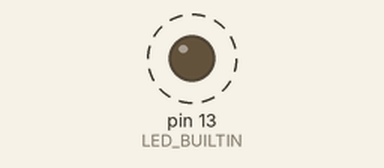
Simulated run of this sketch. Board: Arduino Uno, built with avr-gcc and run on an emulated ATmega328P. Shown: output pins drawn as LEDs (lit = HIGH). Dashed ring = blinking.

Above: at 0.15 s.
Timing chart, 0 to 3.0 s (numbered marks = the images above):
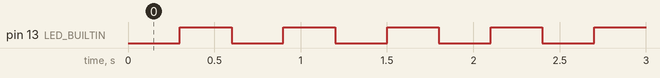

The sketch:

timer_test.ino
```cpp
unsigned long time_cache;
int amber_led_state;
void setup()
{

  pinMode(LED_BUILTIN, OUTPUT);
  time_cache = millis();
  amber_led_state = 0;
}
void loop()
{
  delay(50);
  if ((millis() - time_cache) > 250)
  {
    if (amber_led_state == 0)
    {
      digitalWrite(LED_BUILTIN, HIGH);
      amber_led_state = 1;
      time_cache = millis();
    }
    else
    {
      digitalWrite(LED_BUILTIN, LOW);
      amber_led_state = 0;
      time_cache = millis();
    };
  };
}
```

Measured:
- by itself, pin 13 (LED_BUILTIN): alternates HIGH for 0.30 s and LOW for 0.30 s
